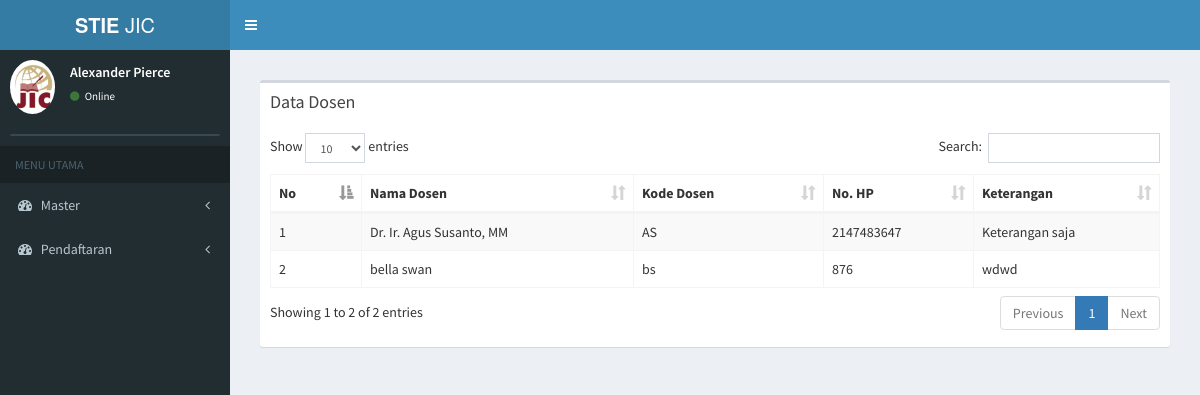
/index.php/master_dosen, run on the app's committed database.
### tables this page shows
CREATE TABLE `dosen` (
  `id_dosen` int(11) NOT NULL,
  `nama_dosen` varchar(255) NOT NULL,
  `kode_dosen` varchar(255) NOT NULL,
  `no_hp` varchar(250) NOT NULL,
  `keterangan` text NOT NULL
);

### application/controllers/master_dosen.php (called while the page is built, shortened)
<?php
class Master_dosen extends CI_Controller {
	public function __construct()
	{
		$this->load->model('dosen_model');
	}
	public function index()
	{
		$data['main_view'] = 'Dosen/master_dosen_view';
		$data['dosen'] = $this->dosen_model->data_dosen();
		$this->load->view('template', $data);
	}
}

### index.php (called while the page is built, shortened)
<?php
require_once BASEPATH.'core/CodeIgniter.php';

### application/models/dosen_model.php (called while the page is built, shortened)
<?php
class Dosen_model extends CI_Model {
	public function data_dosen(){
		return $this->db->order_by('id_dosen','ASC')
		->get('dosen')
		->result();
	}
}

### application/views/Dosen/master_dosen_view.php (the view)
<section class="content">
      <div class="row">
        <div class="col-xs-12">
          <div class="box">
            <div class="box-header">
              <h3 class="box-title">Data Dosen</h3>
            </div>
            <div class="box-body">
              <table id="example1" class="table table-bordered table-striped">
                <thead>
                <tr>
                  <th>No</th>
                  <th>Nama Dosen</th>
                  <th>Kode Dosen</th>
                  <th>No. HP</th>
                  <th>Keterangan</th>
                </tr>
                </thead>
                <tbody>
                <?php
                $no = 0;
                foreach ($dosen as $data) {
                  echo '
                <tr>
                  <td>'.++$no.'</td>
                  <td>'.$data->nama_dosen.'
                  </td>
                  <td>'.$data->kode_dosen.'</td>
                  <td>'.$data->no_hp.'</td>
                  <td>'.$data->keterangan.'</td>
                </tr>
                ';
              }
              ?>
                </tbody>
              </table>
            </div>
          </div>
        </div>
      </div>
    </section>

### data on the page
dosen: nama_dosen "Dr. Ir. Agus Susanto, MM", kode_dosen "AS", no_hp "2147483647", keterangan "Keterangan saja"
dosen: nama_dosen "bella swan", kode_dosen "bs", no_hp "876", keterangan "wdwd"
